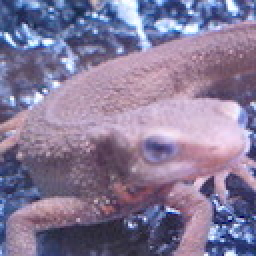
#> input picture IM1-10/imori.jpg, 128 x 128 px, found by its file name (shown 2 times larger)
$ python 30.py   (older library calls are emulated)
#> lines starting #> are read from the running program, lines starting #| are printed output that depends on the picture
import numpy as np
import cv2

def affine(img, tx, ty, a, b, c, d):
#> called with tx = 0, ty = 0, a = 0.866, b = 0.5, c = -0.5, d = 0.866
    H, W, C = img.shape
#> H = 128; W = 128; C = 3
    img1 = np.zeros((H+2,W+2,C),dtype=np.float)
    img1[1:H+1,1:W+1] = img
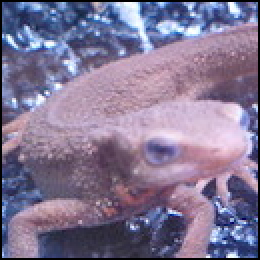
#> img1: shape (130, 130, 3) float64 (shown 2 times larger); mean B, G, R 148.1, 118.1, 130

    aH = int(H*d)
#> aH = 110
    aW = int(W*a)
#> aW = 110
    # print(aH,aW)

    out = np.zeros((aH, aW, C), dtype=np.float32)

    x_new = np.tile(np.arange(aW),(aH,1))
    y_new = np.arange(aH).repeat(aW).reshape(aH,-1)
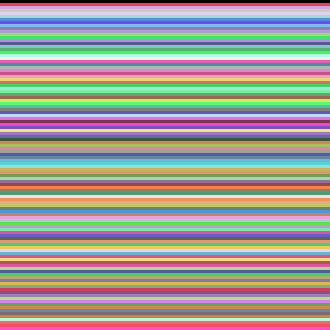
#> y_new: shape (110, 110) int64 (shown 3 times larger); 110 distinct labels, from 0 to 109; one colour per label, 0 black

    adbc = a * d - b * c
#> adbc = 1
    x = np.round((d * x_new  - b * y_new) / adbc).astype(np.int) - tx + 1
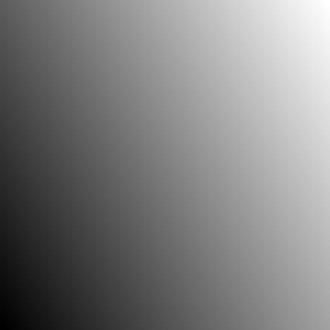
#> x: shape (110, 110) int64 (shown 3 times larger); min -53, max 95, mean 20.9; drawn with min black and max white
    y = np.round((-c * x_new + a * y_new) / adbc).astype(np.int) - ty + 1
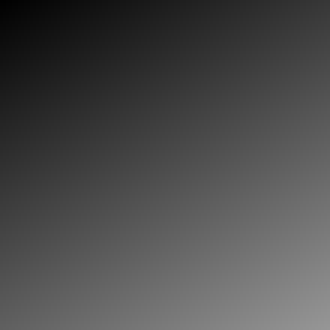
#> y: shape (110, 110) int64 (shown 3 times larger); min 1, max 150, mean 75.4

    dcx = (x.max() + x.min()) // 2 - W // 2
#> dcx = -43
    dcy = (y.max() + y.min()) // 2 - H // 2
#> dcy = 11

    x -= dcx
    y -= dcy
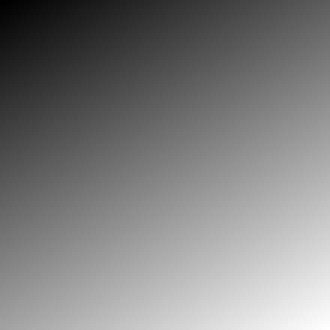
#> y: shape (110, 110) int64 (shown 3 times larger); min -10, max 139, mean 64.4; drawn with min black and max white

    x = np.clip(x, 0, W + 1)
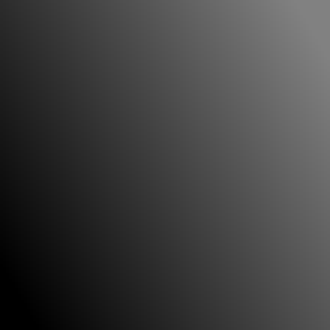
#> x: shape (110, 110) int64 (shown 3 times larger); min 0, max 129, mean 64
    y = np.clip(y, 0, H + 1)

    out[y_new, x_new] = img1[y,x]
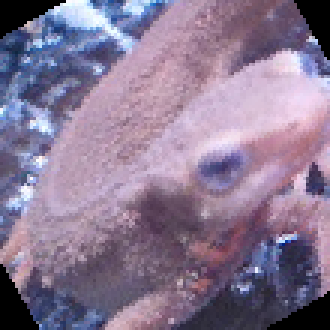
#> out: shape (110, 110, 3) float32 (shown 3 times larger); mean B, G, R 147.1, 120.6, 137.3
    out = out.astype(np.uint8)

    return out

# Read image
img = cv2.imread("imori.jpg").astype(np.float32)


# Affine
A = 30.
theta = - np.pi * A / 180.
out = affine(img, tx=0, ty=0, a=np.cos(theta), b=-np.sin(theta), c=np.sin(theta), d=np.cos(theta))
print(out.shape)
#| (110, 110, 3)
# Save result
cv2.imwrite("out.jpg", out)
